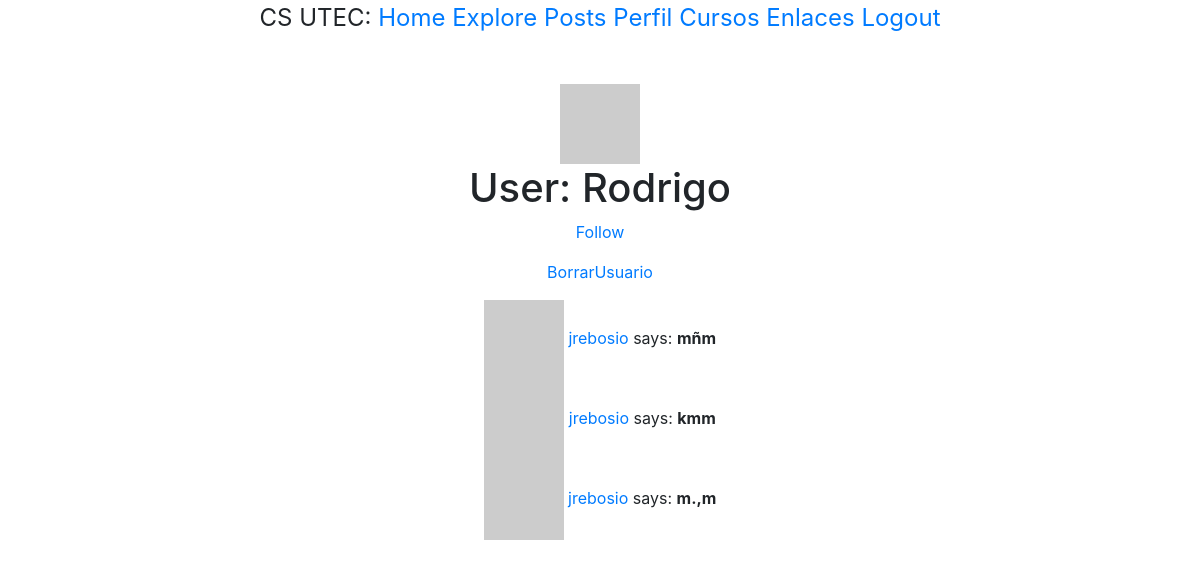
Page /user/Rodrigo (signed in) on the committed database.
### app/models.py (models this page shows, shortened)
class User(UserMixin, db.Model):
    id = db.Column(db.Integer, primary_key=True)
    username = db.Column(db.String(70), index = True, unique = True)
    email = db.Column(db.String(90), index = True, unique = True)
    password_hash = db.Column(db.String(110))
    posts = db.relationship('Post', backref='author', lazy='dynamic')
    gender = db.Column(db.String(5))
    about_me = db.Column(db.String(140))
    last_seen = db.Column(db.DateTime, default=datetime.utcnow)
    followed = db.relationship(
        'User', secondary=followers,
        primaryjoin=(followers.c.follower_id == id),
        secondaryjoin=(followers.c.followed_id == id),
        backref=db.backref('followers', lazy='dynamic'), lazy='dynamic')
    def avatar(self, size):
        digest = md5(self.email.lower().encode('utf-8')).hexdigest()
        return 'https://www.gravatar.com/avatar/{}?d=identicon&s={}'.format(digest, size)
    def is_following(self, user): #Si retorna uno, es porque el usuario sigue.
        return self.followed.filter(
            followers.c.followed_id == user.id).count() > 0 #revisa que
    def user_posts(self):
        return self.posts

class Post(db.Model):
    id = db.Column(db.Integer, primary_key=True)
    body = db.Column(db.String(140))
    timestamp = db.Column(db.DateTime, index=True, default=datetime.utcnow)
    user_id = db.Column(db.Integer, db.ForeignKey('user.id'))

### app/routes.py (the view)
@app.route('/user/<username>')
@login_required
def user(username):
    user = User.query.filter_by(username=username).first_or_404()
    posts = current_user.user_posts()
    return render_template('user.html', user=user, posts=posts)

### app/models.py (called while the page is built)
@login.user_loader
def load_user(id):
    return User.query.get(int(id))

### app/routes.py (called while the page is built)
@app.before_request
def before_request():
    if current_user.is_authenticated:
        current_user.last_seen = datetime.utcnow()
        db.session.commit()

### app/templates/user.html (shortened to what this page needs)
{% extends "base.html" %}
{% block content %}
<br><br>
  <div class="container text-center">
      <div class="row justify-content-center">
          <div class="col">
                <tr valign="top">
                    <td><img src="{{ user.avatar(128) }}" ></td>
                    <td>
                        <h1>User: {{ user.username }}</h1>
                        {% if user == current_user %}
                        <p><a href="{{ url_for('edit_profile') }}">Edit your profile</a></p>
                        {% elif not current_user.is_following(user) %}
                        <p><a href="{{ url_for('follow', username=user.username) }}">Follow</a></p>
                {% else %}
                <p><a href="{{ url_for('unfollow', username=user.username) }}">Unfollow</a></p>
                        {% endif %}
                    </td>
                </tr>
              <p style="color: red"><a href="{{ url_for('delete', username=user.username) }}">BorrarUsuario</a></p>
          </div>
      </div>
  </div>
     {% for post in posts %}
                {% include "_post.html" %}
    {% endfor %}
{% endblock %}

### app/templates/_post.html
  <div class="container text-center">
      <div class="row justify-content-center">
          <div class="col">
                <tr valign="top">
                    {% if post.author != none %}
                    <td><img src="{{ post.author.avatar(36) }}"></td>
                    <td>
                        <a href="{{ url_for('user', username=post.author.username) }}">
                            {{ post.author.username }}
                        </a>
                        says: <b>{{ post.body }}</b>
                    </td>
                    {% endif %}
                </tr>
          </div>
      </div>
  </div>

### rows in the picture
User: username "Rodrigo"
Post: author.username "jrebosio", body "mñm"
Post: author.username "jrebosio", body "kmm"
Post: author.username "jrebosio", body "m.,m"
